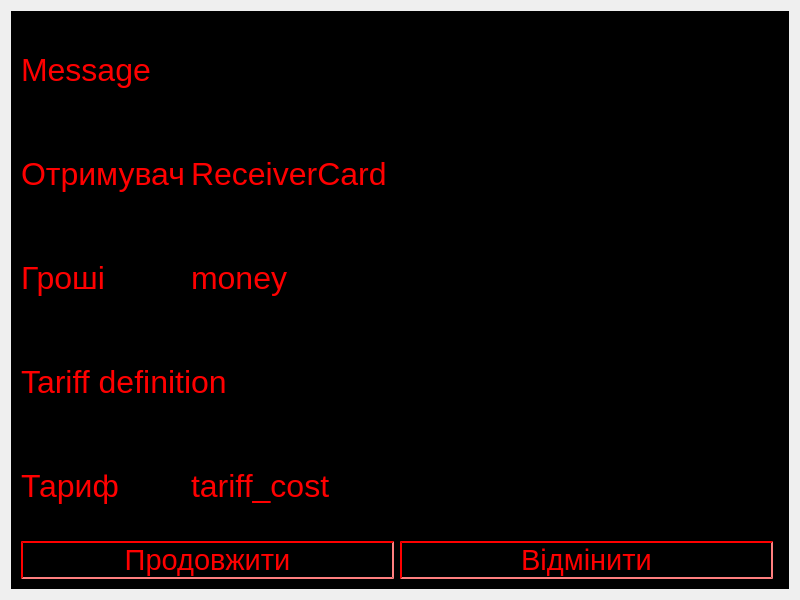
<?xml version="1.0" encoding="UTF-8"?>
<ui version="4.0">
 <class>TransactionDetails</class>
 <widget class="QWidget" name="TransactionDetails">
  <property name="geometry">
   <rect>
    <x>0</x>
    <y>0</y>
    <width>800</width>
    <height>600</height>
   </rect>
  </property>
  <property name="windowTitle">
   <string>Form</string>
  </property>
  <layout class="QGridLayout" name="gridLayout_2">
   <item row="0" column="0">
    <widget class="QWidget" name="gridWidget" native="true">
     <property name="styleSheet">
      <string notr="true">background: rgb(0,0,0);</string>
     </property>
     <layout class="QGridLayout" name="gridLayout">
      <property name="leftMargin">
       <number>10</number>
      </property>
      <property name="topMargin">
       <number>10</number>
      </property>
      <property name="rightMargin">
       <number>10</number>
      </property>
      <property name="bottomMargin">
       <number>10</number>
      </property>
      <item row="4" column="1">
       <widget class="QLabel" name="tariff_cost">
        <property name="font">
         <font>
          <pointsize>24</pointsize>
         </font>
        </property>
        <property name="styleSheet">
         <string notr="true">color: rgb(255, 0, 0);</string>
        </property>
        <property name="text">
         <string>tariff_cost</string>
        </property>
       </widget>
      </item>
      <item row="3" column="0" colspan="2">
       <widget class="QLabel" name="tariff_definition">
        <property name="font">
         <font>
          <pointsize>24</pointsize>
         </font>
        </property>
        <property name="styleSheet">
         <string notr="true">color: rgb(255, 0, 0);</string>
        </property>
        <property name="text">
         <string>Tariff definition</string>
        </property>
       </widget>
      </item>
      <item row="4" column="0">
       <widget class="QLabel" name="tariff_label">
        <property name="font">
         <font>
          <pointsize>24</pointsize>
         </font>
        </property>
        <property name="styleSheet">
         <string notr="true">color: rgb(255, 0, 0);</string>
        </property>
        <property name="text">
         <string>Тариф</string>
        </property>
       </widget>
      </item>
      <item row="0" column="0" colspan="3">
       <widget class="QLabel" name="message">
        <property name="font">
         <font>
          <pointsize>24</pointsize>
         </font>
        </property>
        <property name="styleSheet">
         <string notr="true">color: rgb(255, 0, 0);</string>
        </property>
        <property name="text">
         <string>Message</string>
        </property>
       </widget>
      </item>
      <item row="1" column="0">
       <widget class="QLabel" name="receiver_label">
        <property name="enabled">
         <bool>true</bool>
        </property>
        <property name="sizePolicy">
         <sizepolicy hsizetype="Preferred" vsizetype="Preferred">
          <horstretch>0</horstretch>
          <verstretch>0</verstretch>
         </sizepolicy>
        </property>
        <property name="font">
         <font>
          <pointsize>24</pointsize>
         </font>
        </property>
        <property name="styleSheet">
         <string notr="true">color: rgb(255, 0, 0);</string>
        </property>
        <property name="text">
         <string>Отримувач</string>
        </property>
        <property name="scaledContents">
         <bool>false</bool>
        </property>
        <property name="alignment">
         <set>Qt::AlignLeading|Qt::AlignLeft|Qt::AlignVCenter</set>
        </property>
        <property name="margin">
         <number>0</number>
        </property>
       </widget>
      </item>
      <item row="1" column="1">
       <widget class="QLabel" name="receiver_card">
        <property name="sizePolicy">
         <sizepolicy hsizetype="Expanding" vsizetype="Preferred">
          <horstretch>0</horstretch>
          <verstretch>0</verstretch>
         </sizepolicy>
        </property>
        <property name="font">
         <font>
          <pointsize>24</pointsize>
         </font>
        </property>
        <property name="styleSheet">
         <string notr="true">color: rgb(255, 0, 0);</string>
        </property>
        <property name="text">
         <string>ReceiverCard</string>
        </property>
       </widget>
      </item>
      <item row="2" column="0">
       <widget class="QLabel" name="money_label">
        <property name="font">
         <font>
          <pointsize>24</pointsize>
         </font>
        </property>
        <property name="styleSheet">
         <string notr="true">color: rgb(255, 0, 0);</string>
        </property>
        <property name="text">
         <string>Гроші</string>
        </property>
       </widget>
      </item>
      <item row="2" column="1">
       <widget class="QLabel" name="money">
        <property name="font">
         <font>
          <pointsize>24</pointsize>
         </font>
        </property>
        <property name="styleSheet">
         <string notr="true">color: rgb(255, 0, 0);</string>
        </property>
        <property name="text">
         <string>money</string>
        </property>
       </widget>
      </item>
      <item row="6" column="0" colspan="2">
       <layout class="QHBoxLayout" name="horizontalLayout">
        <item>
         <widget class="QPushButton" name="continue_2">
          <property name="sizePolicy">
           <sizepolicy hsizetype="Preferred" vsizetype="Fixed">
            <horstretch>0</horstretch>
            <verstretch>0</verstretch>
           </sizepolicy>
          </property>
          <property name="font">
           <font>
            <pointsize>22</pointsize>
           </font>
          </property>
          <property name="styleSheet">
           <string notr="true">QPushButton {
	background: rgb(0,0,0);

	border-color: rgb(255,0,0);
	border-style: inset;
	border-width: 2px;

	color: rgb(255,0,0);
}

QPushButton::hover {
	background: rgb(255,0,0);

	border-color: rgb(0,0,0);

	color: rgb(0,0,0);
}</string>
          </property>
          <property name="text">
           <string>Продовжити</string>
          </property>
         </widget>
        </item>
        <item>
         <widget class="QPushButton" name="cancel">
          <property name="sizePolicy">
           <sizepolicy hsizetype="Preferred" vsizetype="Fixed">
            <horstretch>0</horstretch>
            <verstretch>0</verstretch>
           </sizepolicy>
          </property>
          <property name="font">
           <font>
            <pointsize>22</pointsize>
           </font>
          </property>
          <property name="styleSheet">
           <string notr="true">QPushButton {
	background: rgb(0,0,0);

	border-color: rgb(255,0,0);
	border-style: inset;
	border-width: 2px;

	color: rgb(255,0,0);
}

QPushButton::hover {
	background: rgb(255,0,0);

	border-color: rgb(0,0,0);

	color: rgb(0,0,0);
}</string>
          </property>
          <property name="text">
           <string>Відмінити</string>
          </property>
         </widget>
        </item>
       </layout>
      </item>
     </layout>
    </widget>
   </item>
  </layout>
 </widget>
 <resources/>
 <connections/>
</ui>
